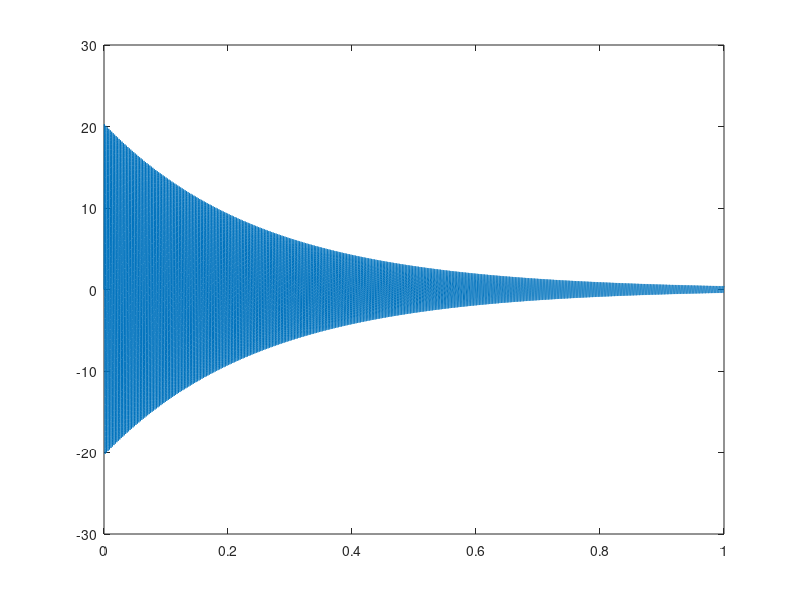

Write MATLAB code to recreate this figure.
freq_samp =  40000; % must be at least equal to the cutoff frequency

N = 64;
t_0 = 0;    
t_1 = 1 ; %also in function of K
% number of cells
c0 = 347;
a = 0.28;

t = (t_0:1/freq_samp:t_1)'; % equal spacing required for FFT



%%% LOSS FUNCTION

Rms	= 0.261*0.02;	% mechanical resistance
Mms	= 6.670769e-04; % moving mass (kg)
Cmc	= 2.128414e-04; % mechanical compliance (N/m)

% [y(2); -1/Mms*(Rms*y(2)+1/Cmc*y(1))]
        
lambda_m = (-Rms - sqrt(Rms^2 - 4*Mms*(1/Cmc - Rms)))/(2*Mms); % m has biggest contribution
lambda_p = (-Rms + sqrt(Rms^2 - 4*Mms*(1/Cmc - Rms)))/(2*Mms);
gamma = pi*(c0/(a))*(Rms/2)*(exp(t*lambda_p) - exp(t*lambda_m));%Rms/2* loss function (scaled)

figure()
plot(t,-1i*gamma)